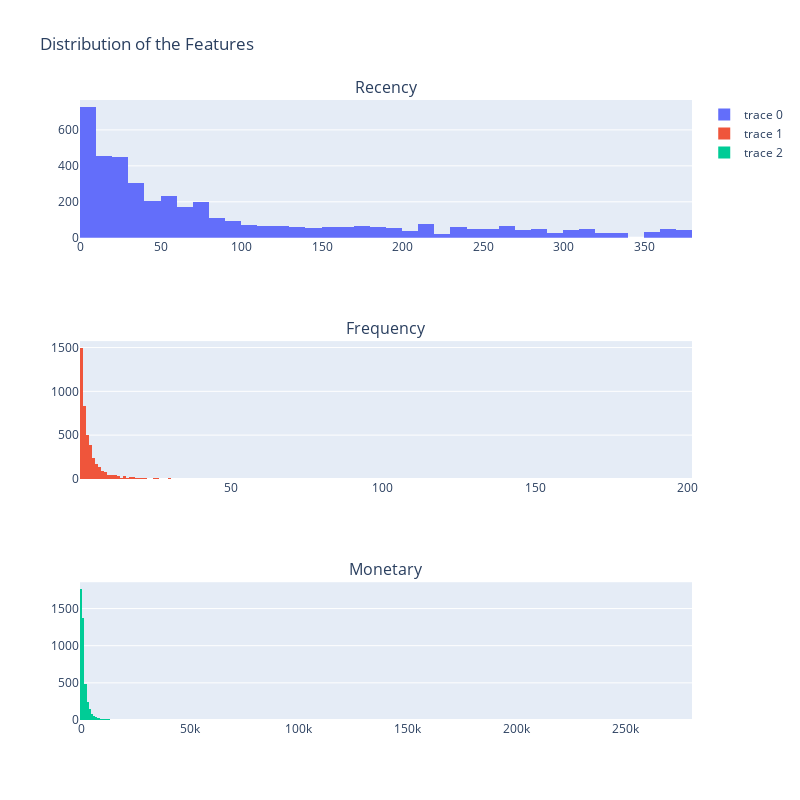

The cell this chart's notebook holds for it:
### Markdown cell above
### Visualising RFM Dist

### Code cell
fig = make_subplots(rows=3, cols=1,
                   subplot_titles=("Recency","Frequency","Monetary"))

fig.append_trace(go.Histogram(x=rfm.Recency),
                 row=1, col=1)

fig.append_trace(go.Histogram(x=rfm.Frequency),
                 row=2, col=1)

fig.append_trace(go.Histogram(x=rfm.Monetary),
                 row=3, col=1)

fig.update_layout(height=800, width=800,
                  title_text="Distribution of the Features")

fig.show()

### Figure 1 — Plotly figure (JSON) as saved in the notebook; plotly's stock layout.template omitted (floating-point values rounded to 4 significant figures; data arrays with more than 128 entries replaced by an {"elided": "..."} marker saying what was removed)
{"data": [{"type": "histogram", "x": {"elided": "4304 int values"}, "xaxis": "x", "yaxis": "y"}, {"type": "histogram", "x": {"elided": "4304 int values"}, "xaxis": "x2", "yaxis": "y2"}, {"type": "histogram", "x": {"elided": "4304 float values"}, "xaxis": "x3", "yaxis": "y3"}], "layout": {"annotations": [{"font": {"size": 16}, "showarrow": false, "text": "Recency", "x": 0.5, "xanchor": "center", "xref": "paper", "y": 1, "yanchor": "bottom", "yref": "paper"}, {"font": {"size": 16}, "showarrow": false, "text": "Frequency", "x": 0.5, "xanchor": "center", "xref": "paper", "y": 0.6111, "yanchor": "bottom", "yref": "paper"}, {"font": {"size": 16}, "showarrow": false, "text": "Monetary", "x": 0.5, "xanchor": "center", "xref": "paper", "y": 0.2222, "yanchor": "bottom", "yref": "paper"}], "height": 800, "title": {"text": "Distribution of the Features"}, "width": 800, "xaxis": {"anchor": "y", "domain": [0, 1]}, "xaxis2": {"anchor": "y2", "domain": [0, 1]}, "xaxis3": {"anchor": "y3", "domain": [0, 1]}, "yaxis": {"anchor": "x", "domain": [0.7778, 1]}, "yaxis2": {"anchor": "x2", "domain": [0.3889, 0.6111]}, "yaxis3": {"anchor": "x3", "domain": [0, 0.2222]}}}
